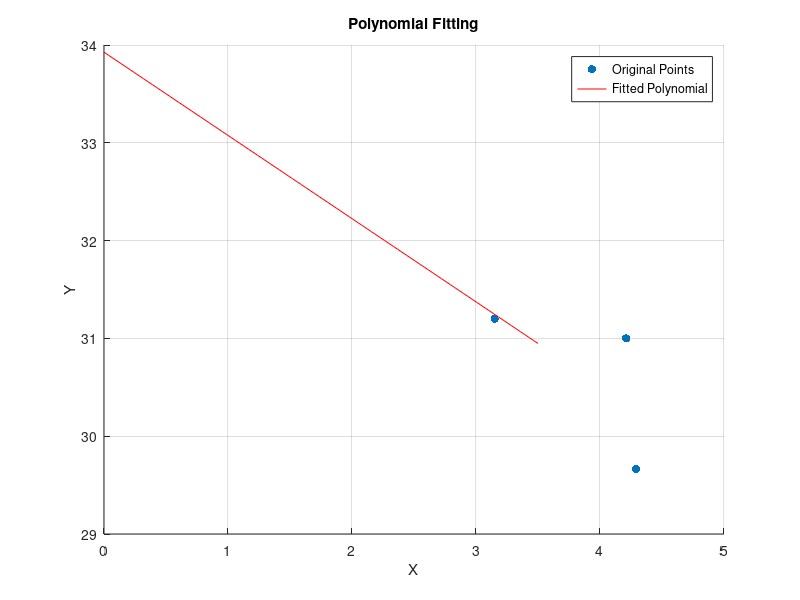

Recreate this plot in MATLAB.
% Given points
points = [
    4.29, 29.666;
    4.21, 31;
    3.15, 31.2;
    4.69, 28.5
];

% Filter points within the range 0 < x < 3.5
filtered_points = points(points(:, 1) > 0 & points(:, 1) < 4.5, :);

% Extract x and y values from filtered points
x_values = filtered_points(:, 1);
y_values = filtered_points(:, 2);

% Degree of the polynomial
degree = 1; % You can change the degree as needed

% Perform polynomial fitting
coefficients = polyfit(x_values, y_values, degree);

% Display the coefficients of the polynomial
disp('Coefficients of the polynomial fit:');
disp(coefficients);
% Plot original points and fitted polynomial
x_range = linspace(0, 3.5, 100); % Range for plotting
fitted_curve = polyval(coefficients, x_range);

% Plot original points
scatter(x_values, y_values, 'filled');
hold on;

% Plot fitted polynomial
plot(x_range, fitted_curve, 'r');

% Add labels and title
xlabel('X');
ylabel('Y');
title('Polynomial Fitting');

% Add legend
legend('Original Points', 'Fitted Polynomial');

% Show grid
grid on;

% Release hold on the plot
hold off;
